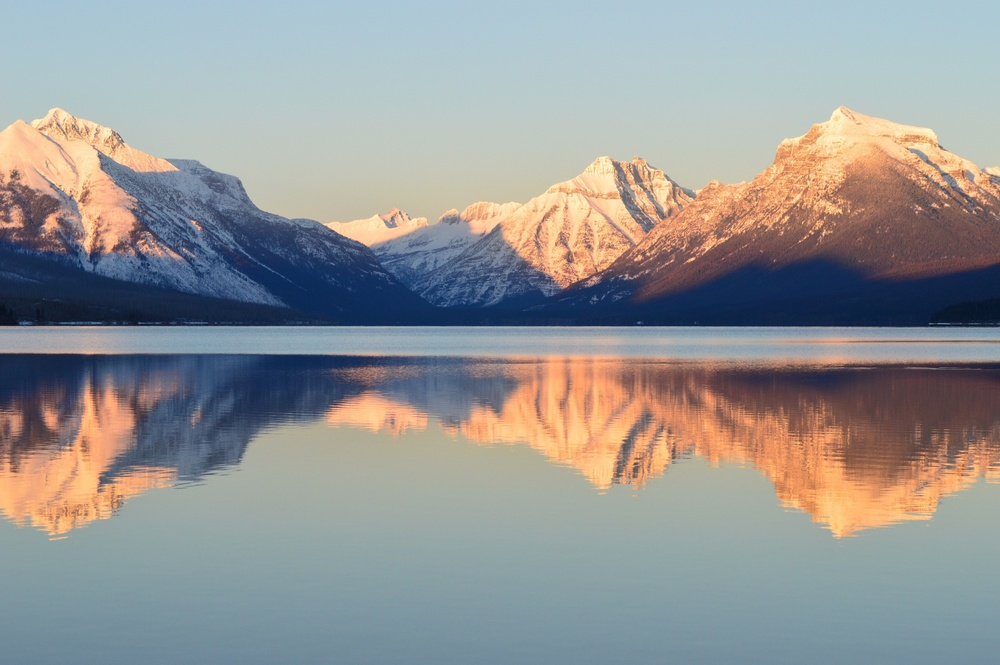
#> input picture week6/mountain.jpg, 1000 x 665 px, shrunk from 3000 x 1994 before the run
$ jupyter execute Untitled.ipynb
#> lines starting #> are read from the running program, lines starting #| are printed output that depends on the picture
[cell 1]
import cv2
import numpy as np

image=cv2.imread('mountain.jpg')
#> image is the input picture: shape (665, 1000, 3); mean B, G, R 148.6, 149.1, 148.1

kernel1 = np.ones((5, 5), np.float32)/30

img = cv2.filter2D(src=image, ddepth=-1, kernel=kernel1)
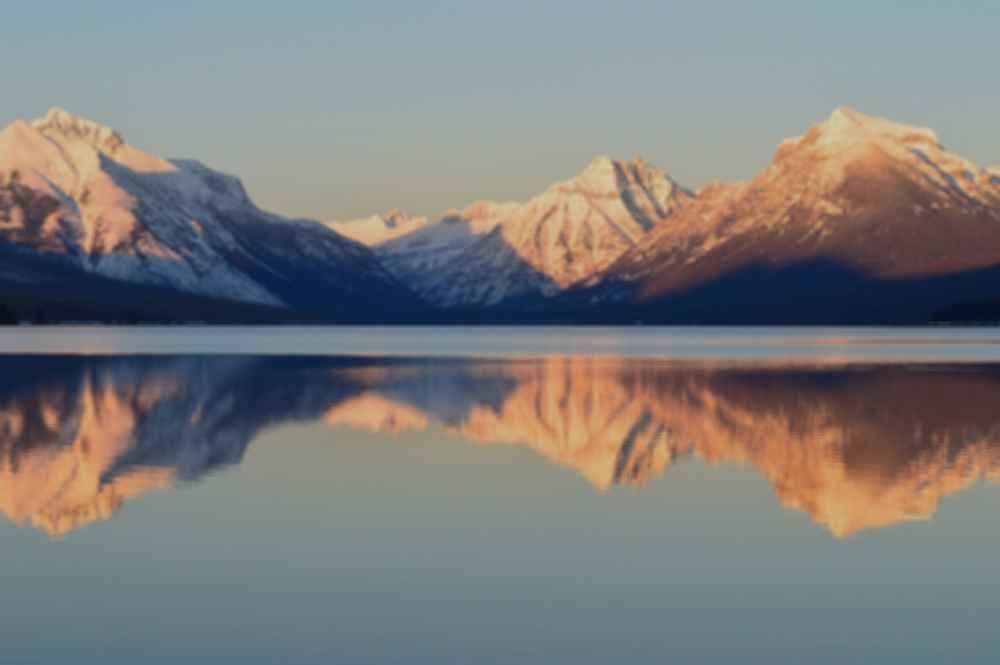
#> img: shape (665, 1000, 3); mean B, G, R 123.8, 124.2, 123.4

cv2.imshow('Original',image)
cv2.imshow('Kernel Blur',img)

cv2.waitKey()
cv2.destroyAllWindows()

[cell 2]
import cv2
import numpy as np

path = r'salad.jpg'

img = cv2.imread(path)
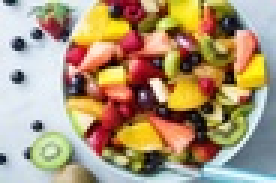
#> input picture week6/salad.jpg, 92 x 61 px, shrunk from 275 x 183 before the run (shown 3 times larger)
#> img is the input picture: shape (61, 92, 3); mean B, G, R 119.6, 150.6, 173

im1 = cv2.blur(img,(5,5))
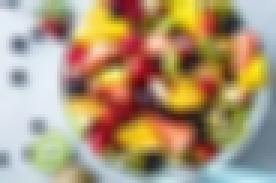
#> im1: shape (61, 92, 3) (shown 3 times larger); mean B, G, R 119.6, 150.6, 173
im2 = cv2.boxFilter(img,-1,(2,2),normalize=True)

cv2.imshow('image',np.hstack((im1,im2)))
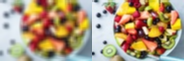
#> window 'image': shape (61, 184, 3); mean B, G, R 119.7, 150.8, 173.4
cv2.waitKey(0);
cv2.destroyAllWindows();
cv2.waitKey(1)

[cell 3]
import cv2
import numpy as np

img = cv2.imread('hand.jpg')
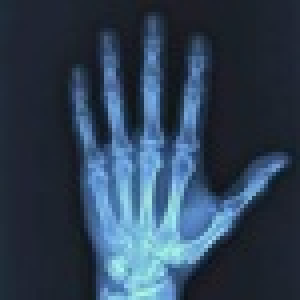
#> input picture week6/hand.jpg, 75 x 75 px, shrunk from 225 x 225 before the run (shown 4 times larger)
#> img is the input picture: shape (75, 75, 3); mean B, G, R 84.9, 64.9, 46.6
median = cv2.medianBlur(img,5)
compare = np.concatenate((img, median),axis=1)
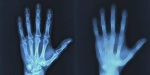
#> compare: shape (75, 150, 3); mean B, G, R 84.6, 64.5, 46.3

cv2.imshow('img',compare)
cv2.waitKey(0)
cv2.destroyAllWindows

[cell 4]
import sys
import cv2 as cv

def main(argv):
    ddepth = cv.CV_16S
    kernel_size=3
    window_name = "Laplace Demo"

    imageName = argv[0] if len(argv) > 0 else 'lena.jpg'

    src = cv.imread(cv.samples.findFile(imageName), cv.IMREAD_COLOR)
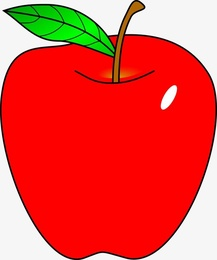
#> input picture week6/lena.jpg, 217 x 260 px, shrunk from 650 x 781 before the run
#> src is the input picture: shape (260, 217, 3); mean B, G, R 62.5, 72, 231.4

    if src is None:
        print('Error opening image')
        print('Program Arguments:[image_name -- default lena.jpg]')
        return -1
    src = cv.GaussianBlur(src,(3,3),0)
    src_gray = cv.cvtColor(src, cv.COLOR_BGR2GRAY)
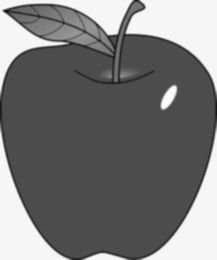
#> src_gray: shape (260, 217); min 13, max 254, mean 118.6
    cv.namedWindow(window_name, cv.WINDOW_AUTOSIZE)
    dst = cv.Laplacian(src_gray,ddepth, ksize=kernel_size)
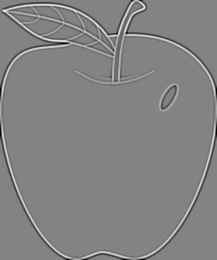
#> dst: shape (260, 217) int16; min -498, max 470, mean -0.3; drawn with min black and max white
    abs_dst = cv.convertScaleAbs(dst)
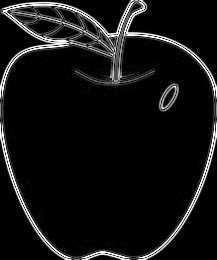
#> abs_dst: shape (260, 217); min 0, max 255, mean 18.2
    cv.imshow(window_name,abs_dst)
    cv.waitKey(0)
    return 0
if __name__ == "__main__":
    main(sys.argv[1:1])
